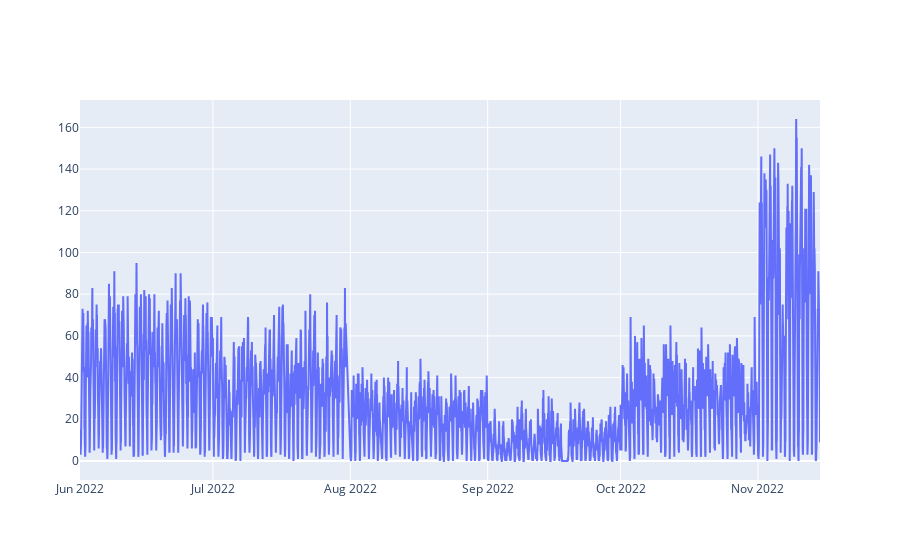

Notebook code cell kept with this figure:
### Code cell
from plotly.offline import init_notebook_mode, iplot
iplot([{
    'x': train.iloc[:,:].index,
    'y': train.iloc[:,:][col],
    'name': col
}  for col in pd.DataFrame(train['demand']).columns])

### Figure 1 — Plotly figure (JSON) as saved in the notebook; plotly's stock layout.template omitted (floating-point values rounded to 4 significant figures; data arrays with more than 128 entries replaced by an {"elided": "..."} marker saying what was removed)
{"data": [{"name": "demand", "type": "scatter", "x": {"elided": "3984 str values"}, "y": {"elided": "3984 int values"}}], "layout": {"autosize": true, "xaxis": {"autorange": true, "range": ["2022-06-01", "2022-11-15"], "type": "date"}, "yaxis": {"autorange": true, "range": [-9.111, 173.1], "type": "linear"}}}
